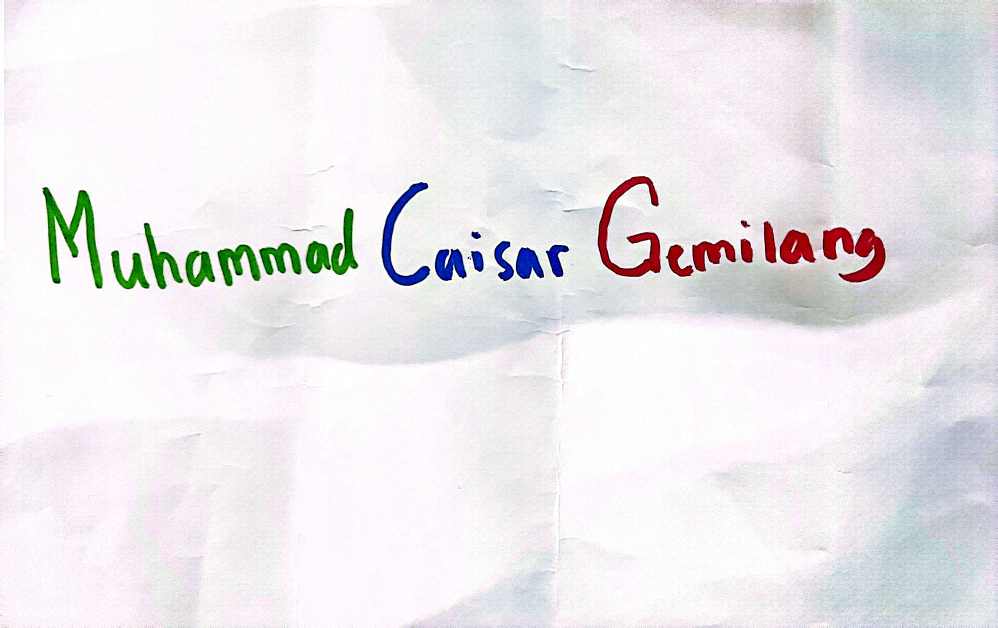
#> input picture UTS1-2/nama.jpg, 3992 x 2512 px (shown at 1/4 size)
$ jupyter execute UTS1-2.ipynb
#> lines starting #> are read from the running program, lines starting #| are printed output that depends on the picture; after the words box and inside, x2 and y2 are one past the last pixel; in counts of white or black regions, pixels touching at a corner belong together
[cell 1]
import cv2
import matplotlib.pyplot as plt
import numpy as np
import matplotlib.image as img

# KETENTUAN CITRA

**Kamera Pribadi**

[cell 2]
import cv2
import matplotlib.pyplot as plt

# Membaca gambar
img1 = cv2.imread('nama.jpg')
#> img1 is the input picture: shape (2512, 3992, 3); mean B, G, R 235.2, 232.4, 235
img2 = cv2.imread('info.jpg')
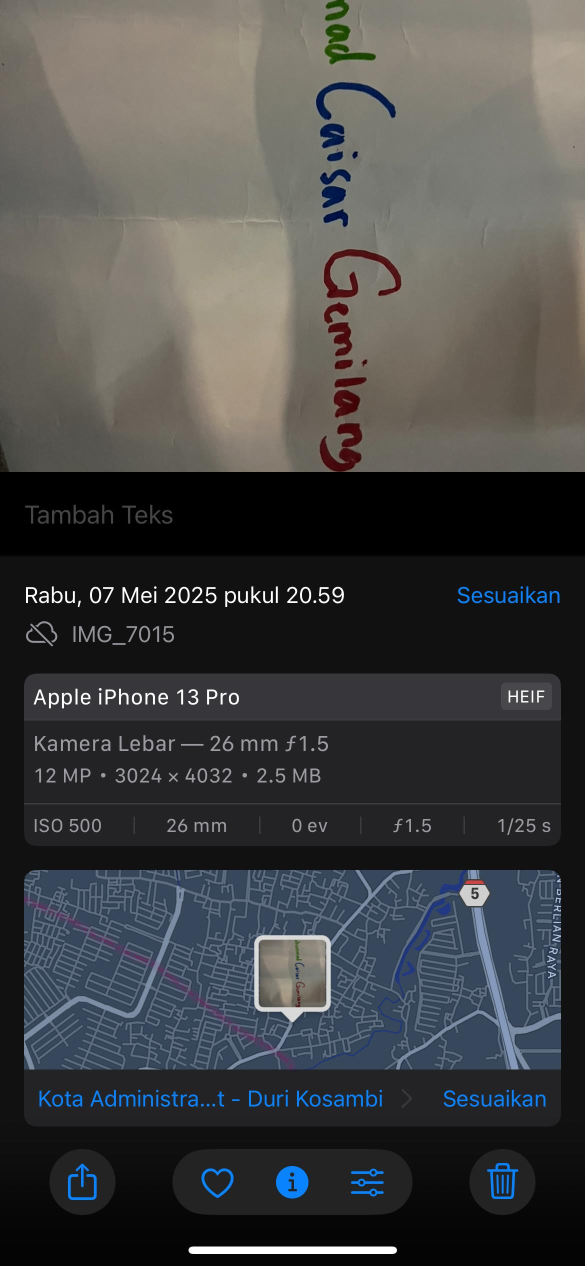
#> input picture UTS1-2/info.jpg, 1170 x 2532 px (shown at 1/2 size)
#> img2 is the input picture: shape (2532, 1170, 3); mean B, G, R 69.3, 69.3, 68.7

# Mengonversi warna BGR ke RGB
img1_rgb = cv2.cvtColor(img1, cv2.COLOR_BGR2RGB)
img2_rgb = cv2.cvtColor(img2, cv2.COLOR_BGR2RGB)

# Membuat subplot
fig, axs = plt.subplots(1, 2, figsize=(12, 8))

# Menampilkan gambar pertama
axs[0].imshow(img1_rgb)
axs[0].axis('off')

# Menampilkan gambar kedua
axs[1].imshow(img2_rgb)
axs[1].axis('off')

plt.show()
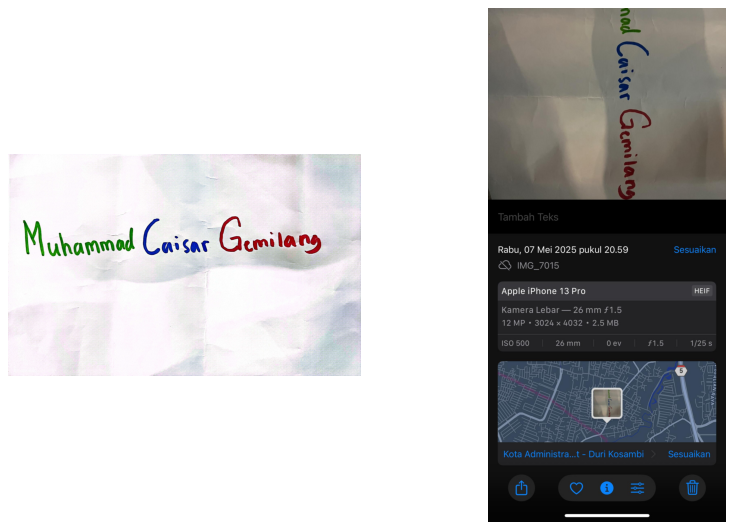
#> figure drawn by matplotlib, 2 panels

# ------------------------------------------------------------------------------------------

# KETENTUAN PROJEK

**Membaca Gambar dan Menampilkan Gambar**

[cell 3]
color_image = img.imread('nama.jpg')
plt.imshow(color_image)

**Deteksi Warna pada Citra**

[cell 4]
red = color_image[:, :, 0]
green = color_image[:, :, 1]
blue = color_image[:, :, 2]
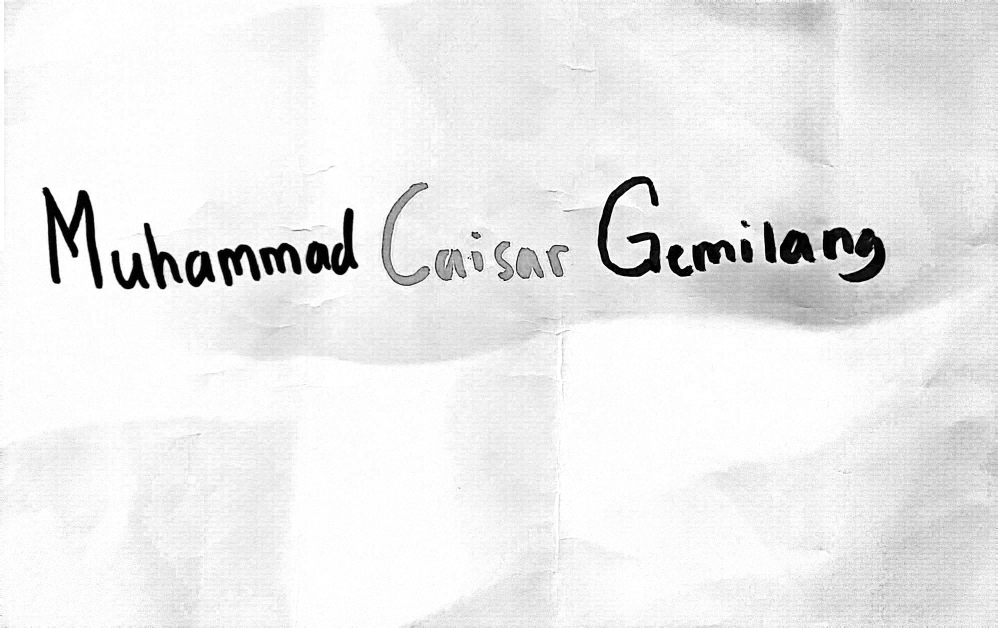
#> blue: shape (2512, 3992) (shown at 1/4 size); min 0, max 255, mean 235.2

f, ((x1, x2), (x3, x4)) = plt.subplots(2, 2, figsize=(12, 8))

x1.imshow(color_image)
x1.set_title('CITRA KONTRAS')
x1.axis('off')

x3.imshow(blue, cmap='gray')
x3.set_title('BIRU')
x3.axis('off')

x2.imshow(red, cmap='gray')
x2.set_title('MERAH')
x2.axis('off')

x4.imshow(green, cmap='gray')
x4.set_title('HIJAU')
x4.axis('off')

plt.tight_layout()  # Untuk memperbaiki tata letak subplot
plt.show()

**Nilai Ambang Batas Citra**

[cell 5]
color_image = cv2.imread('nama.jpg')
img_gray = cv2.cvtColor(color_image, cv2.COLOR_BGR2GRAY)

[cell 6]
# Menghitung histogram untuk setiap kanal atau citra kontras
hist_kontras = cv2.calcHist([color_image], [0, 1, 2], None, [256, 256, 256], [0, 256, 0, 256, 0, 256])
hist_red = cv2.calcHist([color_image], [0], None, [256], [0, 256])
#> hist_red = 256 values, max 1950316 at index 255, min 305 at index 68, mean 39171.5
hist_green = cv2.calcHist([color_image], [1], None, [256], [0, 256])
#> hist_green = 256 values, max 501001 at index 253, min 379 at index 55, mean 39171.5
hist_blue = cv2.calcHist([color_image], [2], None, [256], [0, 256])
#> hist_blue = 256 values, max 2159344 at index 255, min 421 at index 56, mean 39171.5
hist_gray = cv2.calcHist([img_gray], [0], None, [256], [0, 256])
#> hist_gray = 256 values, max 705551 at index 254, min 19 at index 0, mean 39171.5

# Mendapatkan nilai maksimum dari setiap histogram
max_kontras = max(hist_kontras.max(), hist_red.max(), hist_green.max(), hist_blue.max(), hist_gray.max())
#> max_kontras = 2159344

[cell 7]
# Plot histogram
f, ((x1, x2), (x3, x4)) = plt.subplots(2, 2, figsize=(12, 8))

plt.subplot(2, 2, 1)
plt.plot(hist_gray, color='grey')
plt.title('Histogram Warna')
plt.xlim([0, 256])
plt.ylim([0, max_kontras])

plt.subplot(2, 2, 2)
plt.plot(hist_red, color='red')
plt.title('Histogram Merah')
plt.xlim([0, 256])
plt.ylim([0, max_kontras])

plt.subplot(2, 2, 3)
plt.plot(hist_green, color='green')
plt.title('Histogram Hijau')
plt.xlim([0, 256])
plt.ylim([0, max_kontras])

plt.subplot(2, 2, 4)
plt.plot(hist_blue, color='blue')
plt.title('Histogram Biru')
plt.xlim([0, 256])
plt.ylim([0, max_kontras])

plt.tight_layout()
plt.show()
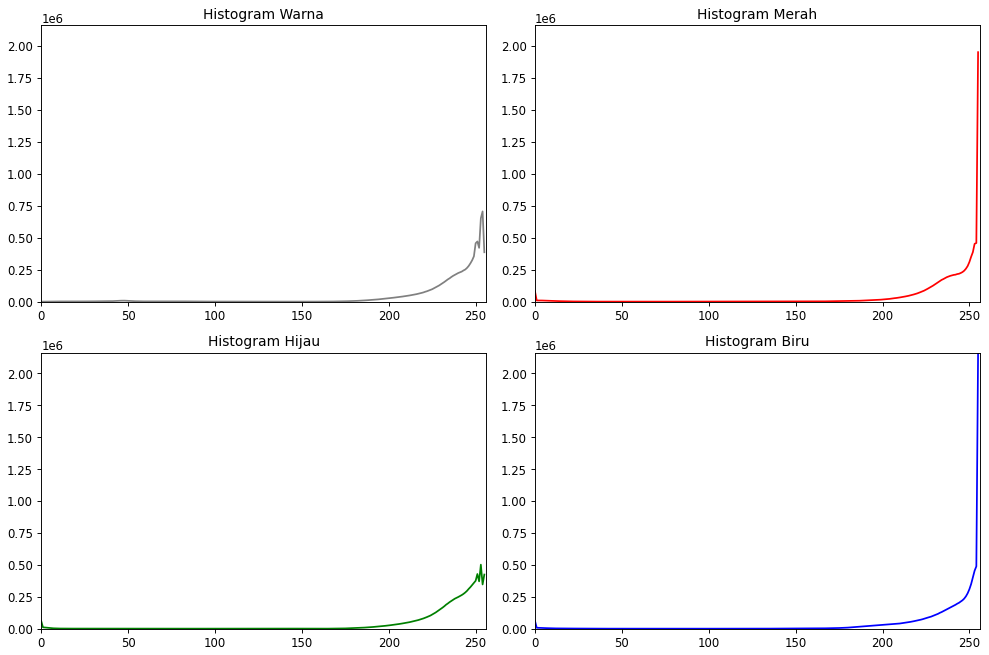
#> figure drawn by matplotlib, 4 panels; panel 1: curve peaks at x = 254, y = 705551; panel 2: curve peaks at x = 255, y = 1950316; panel 3: curve peaks at x = 253, y = 501001; panel 4: curve peaks at x = 255, y = 2159344

**Nilai Ambang Batas Citra & Kategori Warna pada Citra**

[cell 8]
# Membaca gambar
color_image = cv2.imread('nama.jpg')

# Konversi citra ke dalam ruang warna HSV
hsv_image = cv2.cvtColor(color_image, cv2.COLOR_BGR2HSV)
#> hsv_image: shape (2512, 3992, 3); mean H, S, V 111, 13.5, 239.2

[cell 9]
# Definisikan rentang warna untuk setiap warna
lower_blue = np.array([90, 100, 100])
upper_blue = np.array([130, 255, 255])

lower_green = np.array([40, 100, 100])
upper_green = np.array([80, 255, 255])

lower_red1 = np.array([0, 100, 100])
upper_red1 = np.array([10, 255, 255])
lower_red2 = np.array([160, 100, 100])
upper_red2 = np.array([180, 255, 255])

[cell 10]
# Deteksi warna biru
mask_blue = cv2.inRange(hsv_image, lower_blue, upper_blue)
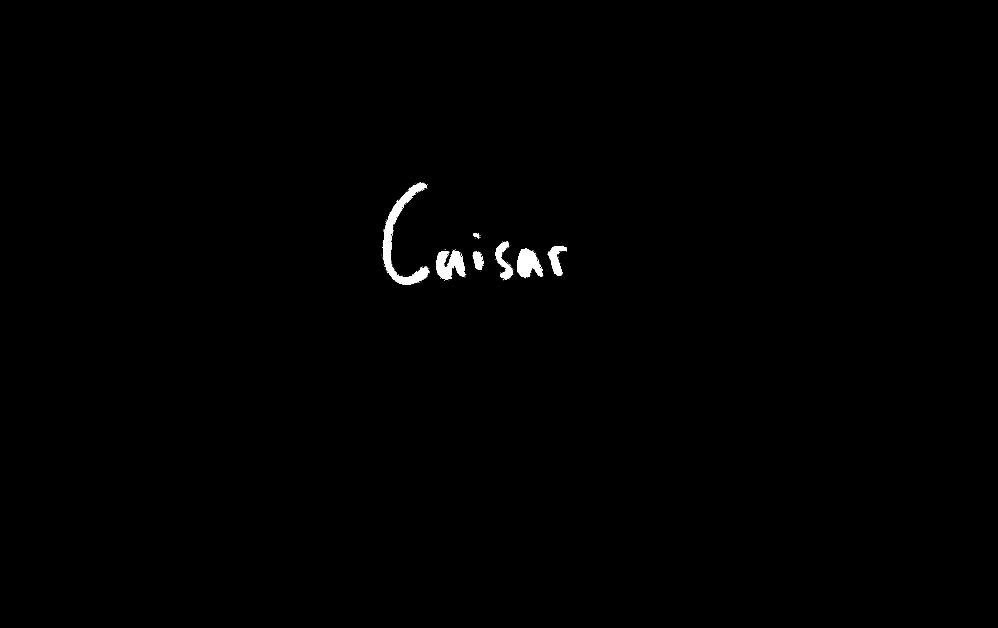
#> mask_blue: shape (2512, 3992) (shown at 1/4 size); 0.44% white; 185 white regions (177 under 20 px), largest, box (x1, y1, x2, y2) and area: (1532, 729, 1717, 1139) 16701, (1745, 1004, 1861, 1118) 8612, (2068, 992, 2171, 1110) 7781

# Deteksi warna hijau
mask_green = cv2.inRange(hsv_image, lower_green, upper_green)
#> mask_green: shape (2512, 3992); 0.9% white; 168 white regions (122 under 20 px), largest, box (x1, y1, x2, y2) and area: (183, 762, 410, 1151) 27903, (1230, 954, 1433, 1100) 12728, (878, 984, 1041, 1138) 10280

# Deteksi warna merah
mask_red1 = cv2.inRange(hsv_image, lower_red1, upper_red1)
#> mask_red1: shape (2512, 3992); 0.25% white; 526 white regions (396 under 20 px), largest, box (x1, y1, x2, y2) and area: (3124, 931, 3248, 1009) 3647, (3061, 903, 3100, 1048) 2762, (3296, 931, 3344, 1008) 1150
mask_red2 = cv2.inRange(hsv_image, lower_red2, upper_red2)
#> mask_red2: shape (2512, 3992); 0.59% white; 534 white regions (469 under 20 px), largest, box (x1, y1, x2, y2) and area: (3368, 919, 3538, 1127) 11560, (2396, 709, 2596, 1077) 10235, (2774, 965, 2936, 1086) 6356
mask_red = np.maximum(mask_red1, mask_red2)
#> mask_red: shape (2512, 3992); 0.84% white; 325 white regions (310 under 20 px), largest, box (x1, y1, x2, y2) and area: (2396, 709, 2641, 1103) 24542, (3368, 918, 3541, 1129) 15320, (3123, 918, 3261, 1056) 11985

[cell 11]
# Gabungkan masker untuk warna merah dan biru
mask_red_blue = np.maximum(mask_red, mask_blue)
#> mask_red_blue: shape (2512, 3992); 1.3% white; 510 white regions (487 under 20 px), largest, box (x1, y1, x2, y2) and area: (2396, 709, 2641, 1103) 24542, (1532, 729, 1717, 1139) 16701, (3368, 918, 3541, 1129) 15320

# Gabungkan masker untuk warna merah dan biru
mask_red_blue_green = np.maximum(mask_red_blue, mask_green)
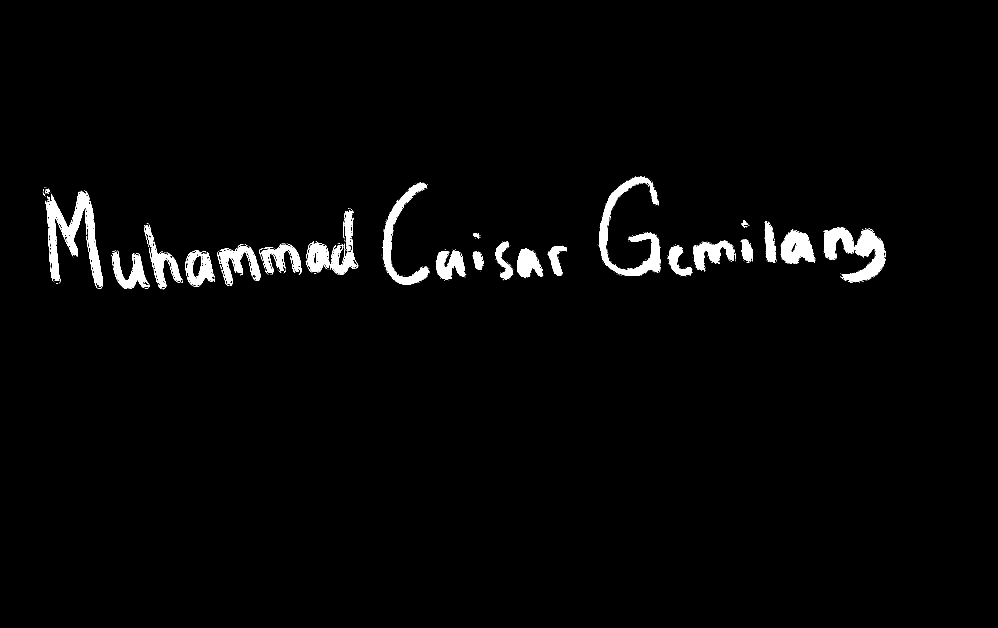
#> mask_red_blue_green: shape (2512, 3992) (shown at 1/4 size); 2.2% white; 678 white regions (609 under 20 px), largest, box (x1, y1, x2, y2) and area: (183, 762, 410, 1151) 27903, (2396, 709, 2641, 1103) 24542, (1532, 729, 1717, 1139) 16701

[cell 12]
# Plot hasil
gray = cv2.cvtColor(color_image, cv2.COLOR_RGB2GRAY)
fig, axs = plt.subplots (2, 2, figsize=(10,10))

(thresh, binary1) = cv2.threshold(gray, 0, 255, cv2.THRESH_BINARY)
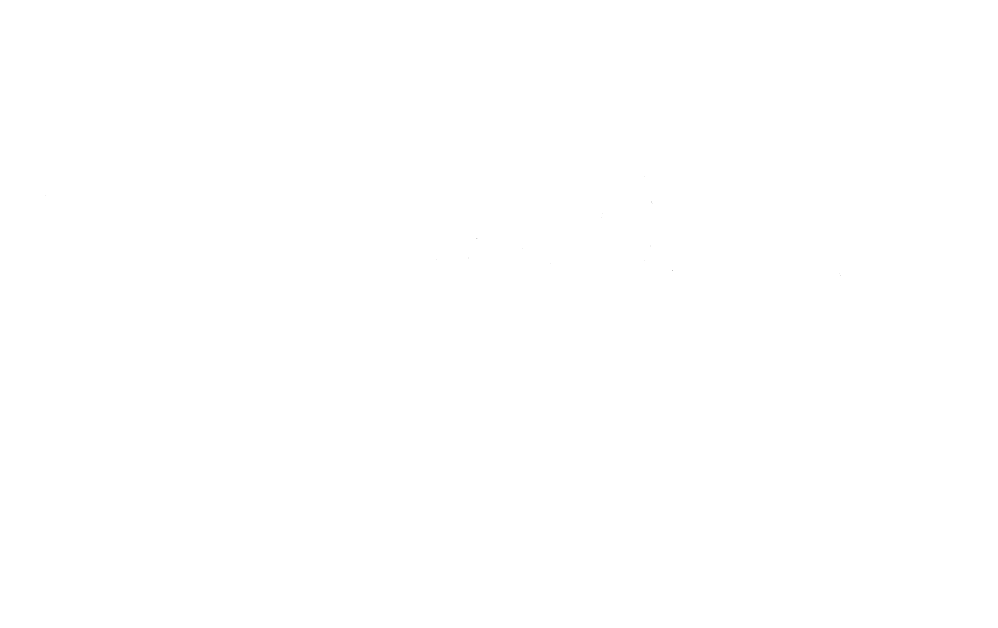
#> binary1: shape (2512, 3992) (shown at 1/4 size); 100% white; black in thin lines or dots, all inside (x1, y1, x2, y2) = (181, 707, 3363, 1103)
axs[0, 0].imshow(binary1, cmap='gray')
axs[0, 0].set_title('None')

plt.subplot(2, 2, 2)
plt.imshow(mask_blue, cmap='gray')
plt.title('Blue')
plt.xticks(np.arange(0, mask_blue.shape[1]+1, 800))
plt.yticks(np.arange(0, mask_blue.shape[0]+1, 500))
plt.axis('on')

plt.subplot(2, 2, 3)
plt.imshow(np.maximum(mask_red, mask_blue), cmap='gray')
plt.title('Red-Blue')
plt.xticks(np.arange(0, mask_green.shape[1], 800))
plt.yticks(np.arange(0, mask_green.shape[0], 500))
plt.axis('on')

plt.subplot(2, 2, 4)
plt.imshow(mask_red_blue_green, cmap='gray')
plt.title('Red-Green-Blue')
plt.xticks(np.arange(0, mask_green.shape[1], 800))
plt.yticks(np.arange(0, mask_green.shape[0], 500))
plt.axis('on')


plt.tight_layout()
plt.show()
